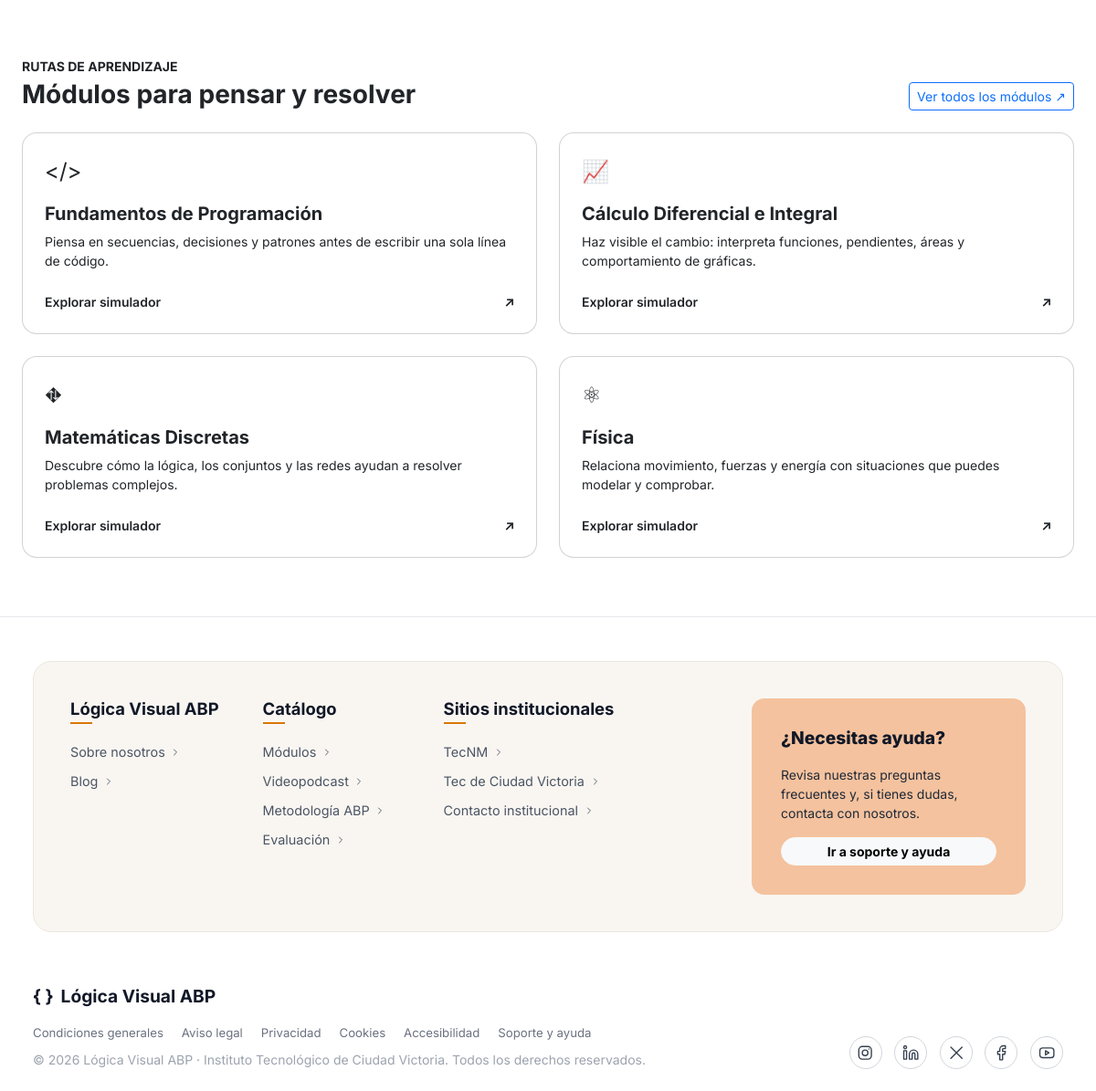
Before: / (lower part) with the older database file.
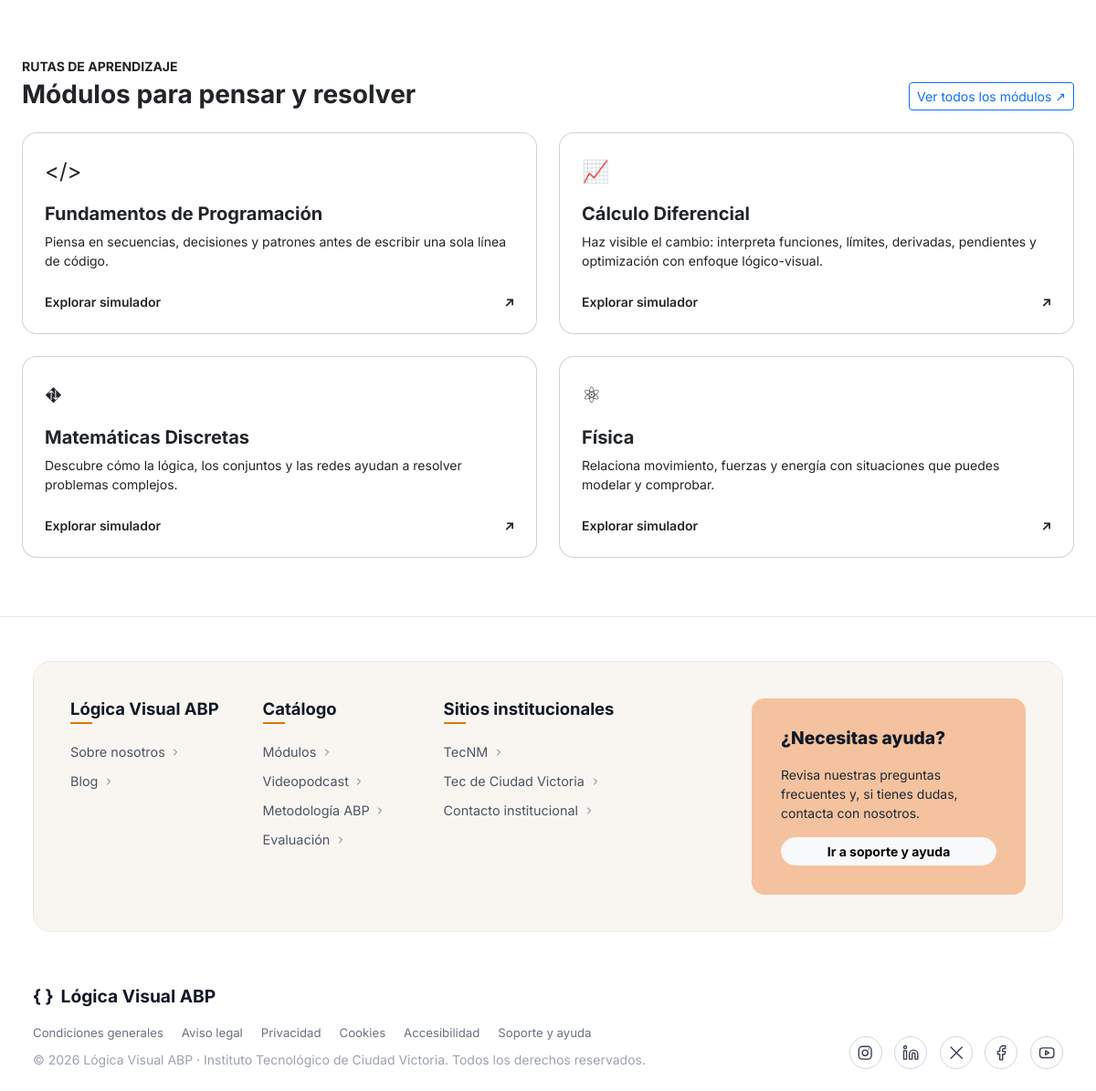
After: the same page with the newer database file.
### tables this page shows
CREATE TABLE IF NOT EXISTS modulo (
    id_modulo      INT UNSIGNED      NOT NULL AUTO_INCREMENT,
    slug           VARCHAR(80)       NOT NULL,
    titulo         VARCHAR(120)      NOT NULL,
    descripcion    VARCHAR(500)      NOT NULL,
    contenido      TEXT              NULL,
    icono          VARCHAR(16)       NOT NULL,
    color          ENUM('cyan', 'indigo', 'purple', 'sky') NOT NULL DEFAULT 'cyan',
    nivel          ENUM('inicial', 'intermedio', 'avanzado') NOT NULL DEFAULT 'inicial',
    orden          SMALLINT UNSIGNED NOT NULL DEFAULT 0,
    activo         TINYINT(1)        NOT NULL DEFAULT 1,
    creado_en      DATETIME          NOT NULL DEFAULT CURRENT_TIMESTAMP,
    actualizado_en DATETIME          NOT NULL DEFAULT CURRENT_TIMESTAMP ON UPDATE CURRENT_TIMESTAMP,
    PRIMARY KEY (id_modulo),
    UNIQUE KEY uq_modulo_slug (slug),
    KEY idx_modulo_activo_orden (activo, orden)
);

### src/core/View.php (called while the page is built, shortened)
<?php
final class View
{
    private static string $viewsPath = '';
    public static function configure(string $viewsPath): void
    {
        self::$viewsPath = $viewsPath;
    }
    public static function render(string $template, array $data = [], ?string $layout = 'layouts/main'): string
    {
        $content = self::renderFile($template, $data);
        return self::renderFile($layout, ['content' => $content] + $data);
    }
    private static function renderFile(string $__template, array $__data): string
    {
        $__file = self::$viewsPath . '/' . $__template . '.php';
        extract($__data, EXTR_SKIP);
        try {
            require $__file;
        } catch (\Throwable $e) {
            ob_end_clean();
            throw $e;
        }
        return (string) ob_get_clean();
    }
}

### src/controllers/HomeController.php (called while the page is built, shortened)
<?php
final class HomeController extends Controller
{
    public function index(): void
    {
        $repo = new ModuloRepository($this->db());
        $modulos = $repo->listActive();
        $this->render('home/index', [
            'title'     => 'Inicio | Lógica Visual ABP',
            'activeNav' => 'inicio',
            'modulos'   => $modulos,
        ]);
    }
}

### src/core/App.php (called while the page is built, shortened)
<?php
final class App
{
    public function run(): void
    {
        require $this->rootPath . '/src/core/helpers.php';
        $basePath = Url::detectBasePath($_SERVER, (string) Config::get('app.base_path', ''));
        $request = Request::fromGlobals($basePath);
        $router = new Router();
        $router->dispatch($request);
    }
}

### public/index.php (called while the page is built, shortened)
<?php
$rootPath = dirname(__DIR__);
require_once $rootPath . '/src/core/Autoloader.php';
\App\Core\App::create($rootPath)->run();

### src/core/Url.php (called while the page is built, shortened)
<?php
final class Url
{
    private static string $basePath = '';
    public static function configure(string $basePath, string $publicPath): void
    {
        self::$basePath = $basePath;
    }
    public static function to(string $path = '/'): string
    {
        $path = '/' . ltrim($path, '/');
        return self::$basePath . ($path === '/' ? '/' : $path);
    }
}

### src/core/Autoloader.php (called while the page is built, shortened)
<?php
final class Autoloader
{
    public static function register(string $srcPath): void
    {
        spl_autoload_register(static function (string $class) use ($srcPath): void {
            $parts = explode('\\', substr($class, 4));
            $root = array_shift($parts);
            $file = $srcPath . '/' . self::NAMESPACE_MAP[$root] . '/' . implode('/', $parts) . '.php';
        });
    }
}

### src/core/Config.php (called while the page is built, shortened)
<?php
final class Config
{
    private static array $items = [];
    public static function load(string $configPath): void
    {
        foreach (self::FILES as $name) {
            $file = $configPath . '/' . $name . '.php';
            $values = require $file;
            self::$items[$name] = $values;
        }
    }
    public static function get(string $key, mixed $default = null): mixed
    {
        $value = self::$items;
        foreach (explode('.', $key) as $segment) {
            $value = $value[$segment];
        }
        return $value;
    }
}

### src/core/Database.php (called while the page is built, shortened)
<?php
final class Database
{
    private static ?PDO $connection = null;
    public static function connection(): PDO
    {
        if (self::$connection !== null) {
            return self::$connection;
        }
        $config = Config::get('database');
        $dsn = sprintf(
            'mysql:host=%s;port=%d;dbname=%s;charset=utf8mb4',
            $config['host'],
            $config['port'],
            $config['database'],
        );
        $options = [
            PDO::ATTR_ERRMODE            => PDO::ERRMODE_EXCEPTION,
            PDO::ATTR_DEFAULT_FETCH_MODE => PDO::FETCH_ASSOC,
            PDO::ATTR_EMULATE_PREPARES   => false,
            PDO::ATTR_STRINGIFY_FETCHES  => false,
            PDO::ATTR_TIMEOUT            => $config['timeout'],
            PDO::MYSQL_ATTR_INIT_COMMAND => "SET time_zone = '+00:00'",
        ];
        try {
            self::$connection = new PDO($dsn, $config['username'], $config['password'], $options);
        } catch (PDOException $e) {
            error_log('[Database] Conexión fallida: ' . $e->getMessage());
            throw new HttpException(503, 'No fue posible conectar con la base de datos. Inténtalo más tarde.', [], $e);
        }
        return self::$connection;
    }
}

### src/models/ModuloRepository.php (called while the page is built, shortened)
<?php
final class ModuloRepository
{
    private static bool $migrated = false;
    public function __construct(private readonly PDO $db)
    {
        if (!self::$migrated) {
            self::$migrated = true;
            try {
                $this->db->exec(
                    "UPDATE modulo
                        SET slug = 'calculo-diferencial',
                            titulo = 'Cálculo Diferencial',
                            descripcion = 'Haz visible el cambio: interpreta funciones, límites, derivadas, pendientes y optimización con enfoque lógico-visual.'
                      WHERE slug = 'calculo-diferencial-e-integral' OR titulo = 'Cálculo Diferencial e Integral'"
                );
            } catch (\Throwable) {
            }
        }
    }
    public function listActive(): array
    {
        $stmt = $this->db->query('SELECT ' . self::COLUMNS . ' FROM modulo WHERE activo = 1 ORDER BY orden, titulo');
        return array_map(Modulo::fromRow(...), $stmt->fetchAll());
    }
}

### src/models/Modulo.php (called while the page is built, shortened)
<?php
final class Modulo
{
    public static function fromRow(array $row): self
    {
        return new self(
            (int) $row['id_modulo'],
            (string) $row['slug'],
            (string) $row['titulo'],
            (string) $row['descripcion'],
            $row['contenido'] !== null ? (string) $row['contenido'] : null,
            (string) $row['icono'],
            ColorModulo::from((string) $row['color']),
            NivelModulo::from((string) $row['nivel']),
            (int) $row['orden'],
            (bool) $row['activo'],
            (string) $row['actualizado_en'],
        );
    }
}

### src/views/home/index.php (the view, shortened to what the changed rows need)
<section class="py-5 bg-slate-50">
    <div class="container-fluid max-w-7xl mx-auto px-4 py-3">
        <div class="d-flex justify-content-between align-items-end mb-4">
            <div>
                <p class="text-cyan text-uppercase fw-bold small tracking-wider mb-1">Rutas de Aprendizaje</p>
                <h2 class="h3 fw-bold mb-0">Módulos para pensar y resolver</h2>
            </div>
            <a href="<?= url('/modulos') ?>" class="btn btn-outline-primary btn-sm d-none d-sm-inline-flex align-items-center gap-1">
                Ver todos los módulos ↗
            </a>
        </div>
        <div class="row g-4">
            <?php foreach (array_slice($modulos ?? [], 0, 4) as $m): ?>
                <div class="col-12 col-md-6">
                    <a href="<?= url('/modulos/' . e($m->slug)) ?>" class="text-decoration-none text-reset">
                        <div class="card h-100 border-slate-200 rounded-4 shadow-xs hover-card p-4">
                            <div class="d-flex justify-content-between align-items-start mb-3">
                                <div class="module-icon-box bg-<?= e($m->color->value) ?>-subtle text-<?= e($m->color->value) ?> fs-4">
                                    <?= e($m->icono) ?>
                                </div>
                                <span class="badge bg-<?= e($m->color->value) ?>-subtle text-<?= e($m->color->value) ?> rounded-pill px-3 py-1">
                                </span>
                            </div>
                            <h3 class="h5 fw-bold mb-2"><?= e($m->titulo) ?></h3>
                            <p class="text-slate-500 small mb-4 flex-grow-1"><?= e($m->descripcion) ?></p>
                            <div class="d-flex justify-content-between align-items-center text-cyan fw-semibold small">
                                <span>Explorar simulador</span>
                                <span>↗</span>
                            </div>
                        </div>
                    </a>
                </div>
            <?php endforeach; ?>
        </div>
    </div>
</section>

### src/core/Router.php (shortened to what the changed rows need)
<?php
final class Router
{
    private array $routes = [];
    public function dispatch(Request $request): void
    {
        foreach ($this->routes as $route) {
            if (preg_match($route['pattern'], $request->path, $matches) !== 1) {
                continue;
            }
            $params = array_filter($matches, 'is_string', ARRAY_FILTER_USE_KEY);
            [$class, $action] = $route['handler'];
            $controller = new $class($request);
            $controller->{$action}(...$params);
            return;
        }
        throw new HttpException(404);
    }
    private function add(string $method, string $path, array $handler, array $middleware): void
    {
        $regex = preg_replace_callback(
            '#\{([a-z_]+)(?::([^}]+))?\}#i',
            static fn (array $m): string => '(?P<' . $m[1] . '>' . ($m[2] ?? '[^/]+') . ')',
            $path,
        );
        $this->routes[] = [
            'method'     => $method,
            'pattern'    => '#^' . $regex . '$#u',
            'handler'    => $handler,
            'middleware' => $middleware,
        ];
    }
}

Changed rows visible on the page:
changed modulo: titulo "Cálculo Diferencial e Integral" → "Cálculo Diferencial"; descripcion "Haz visible el cambio: interpreta funciones, pendientes, áreas y comportamiento de gráficas." → "Haz visible el cambio: interpreta funciones, límites, derivadas, pendientes y optimización con enfoque lógico-visual."
